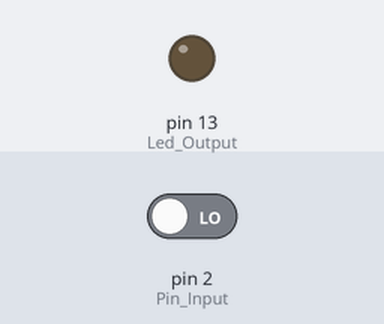
Bench run of a sketch on a simulated Arduino Uno, built with avr-gcc and run on an emulated ATmega328P. Parts: output pins drawn as LEDs (lit = HIGH). The inputs (shaded band) are chosen by the test bench; at power-on: pin 2 (Pin_Input) LOW. What the sketch prints to the serial monitor is not drawn.

Above: at 1.2 s.
1.3 s: pin 2 (Pin_Input) driven HIGH
At 2.4 s:
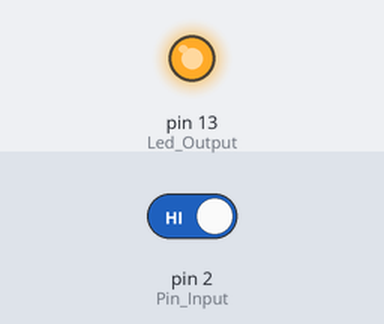
2.8 s: pin 2 (Pin_Input) driven LOW
At 3.6 s:
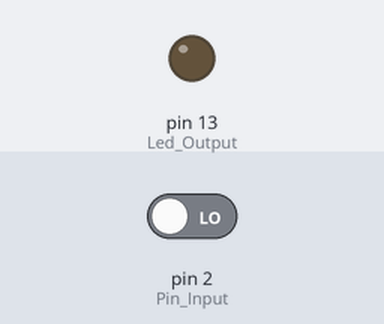
Timing chart, 0 to 5.8 s (numbered marks = the images above; inputs shaded):
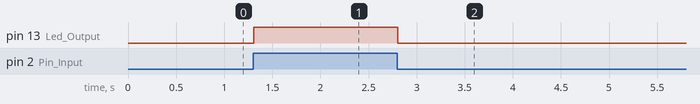

Measured:
- after the input at 1.3 s, pin 13 (Led_Output): LOW → HIGH at once
- after the input at 2.8 s, pin 13 (Led_Output): HIGH → LOW at once

The sketch:

pull_UP.ino
```cpp
// The input pin
int Pin_Input = 2;
// The LED pin
int Led_Output = 13;

void setup() {
  // put your setup code here, to run once:
  pinMode(Pin_Input, INPUT);
  pinMode(Led_Output, OUTPUT);

  Serial.begin(9600);
}

void loop() {
  // read the voltage at the Input Pin
  int Sensor_Value = digitalRead(Pin_Input);

  // display the value at the sensor
  Serial.println(Sensor_Value);

  // turn on the LED if the input pin is HIGH, else turn it off
  if (Sensor_Value == HIGH) {
    digitalWrite(Led_Output, HIGH);
  } else {
    digitalWrite(Led_Output, LOW);
  }
}
```
